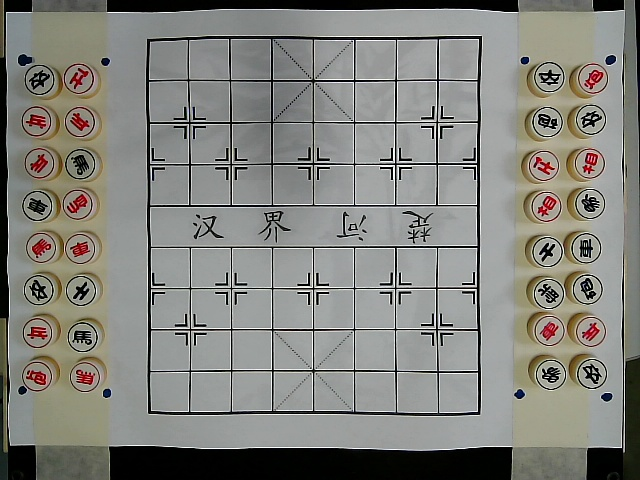
#> input picture vision/02_vision_layout/test1558857706.1279004.jpg, 640 x 480 px, given in place of the camera
$ python 02_circle_params.py
#> lines starting #> are read from the running program, lines starting #| are printed output that depends on the picture; after the words box and inside, x2 and y2 are one past the last pixel; in counts of white or black regions, pixels touching at a corner belong together
# 调整霍夫圆环检测参数
# trackbar参数范围待调整，否则会导致cv2.HoughCircles参数错误

from __future__ import print_function
import cv2 as cv
import cv2 as cv2
import argparse
import config
import numpy as np

min_value = 1
max_value = 50

minDist = 40
param1  = 30
param2  = 15
minRadius = 16
maxRadius = 18


param1_name = 'minDist'
param2_name = 'param1'
param3_name = 'param2'
param4_name = 'minRadius'
param5_name = 'maxRadius'

def on_param1_thresh_trackbar(val):
    global minDist
    minDist = max(val, 0)
    cv.setTrackbarPos(param1_name, window_trackbar_name, minDist)

def on_param2_thresh_trackbar(val):
    global param1
    param1 = max(val, 0)
    cv.setTrackbarPos(param2_name, window_trackbar_name, param1)

def on_param3_thresh_trackbar(val):
    global param2
    param2 = max(val, 0)
    cv.setTrackbarPos(param3_name, window_trackbar_name, param2)

def on_param4_thresh_trackbar(val):
    global minRadius
    global maxRadius
    minRadius = val
    minRadius = min(maxRadius-1, minRadius)
    cv.setTrackbarPos(param4_name, window_trackbar_name, minRadius)

def on_param5_thresh_trackbar(val):
    global minRadius
    global maxRadius
    maxRadius = val
    maxRadius = max(maxRadius, minRadius+1)
    cv.setTrackbarPos(param5_name, window_trackbar_name, maxRadius)

def perTrans(img_src, points):
    ps_dst = np.float32([[0,0],[0,399],[99, 0],[99,399]])
    ps_src = np.float32(points)
    mat_pers = cv2.getPerspectiveTransform(ps_src, ps_dst)
    img_dst = cv2.warpPerspective(img_src, mat_pers, (100,400))
    # cv2.imshow('rst_image', img_dst)
    return img_dst


parser = argparse.ArgumentParser(description='Code for Thresholding Operations using inRange tutorial.')
parser.add_argument('--camera', help='Camera devide number.', default=0, type=int)
args = parser.parse_args()

cap = cv.VideoCapture(args.camera)

window_trackbar_name = "Params"
cv.namedWindow(window_trackbar_name)
cv.createTrackbar(param1_name, window_trackbar_name, min_value, max_value, on_param1_thresh_trackbar)
cv.createTrackbar(param2_name, window_trackbar_name, min_value, max_value, on_param2_thresh_trackbar)
cv.createTrackbar(param3_name, window_trackbar_name, min_value, max_value, on_param3_thresh_trackbar)
cv.createTrackbar(param4_name, window_trackbar_name, min_value, max_value, on_param4_thresh_trackbar)
cv.createTrackbar(param5_name, window_trackbar_name, min_value, max_value, on_param5_thresh_trackbar)

points_a = config.POS_STORE_A

while True:
    ret, frame = cap.read()
#> frame is the input picture: shape (480, 640, 3); mean B, G, R 124.7, 130.4, 130.4
    if frame is None:
        break

    ret, img = cap.read()
    img = perTrans(img, points_a)
#> in perTrans, `img_dst = cv2.warpPerspective(img_src, mat_pers, (100,400))`:
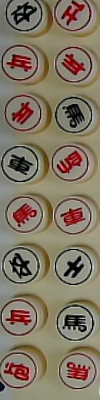
#> img_dst: shape (400, 100, 3); mean B, G, R 100.7, 118.3, 130.6
    cv2.imshow('img',img)
    key = cv.waitKey(30)
#> (key q is pressed here)

    gray=cv2.cvtColor(img,cv2.COLOR_BGR2GRAY)
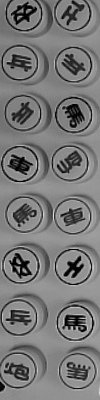
#> gray: shape (400, 100); min 0, max 232, mean 120

    #霍夫变换圆检测
    a,b,c,d,e = minDist, param1, param2, minRadius, maxRadius
    circles= cv2.HoughCircles(gray,cv2.HOUGH_GRADIENT,1,a,param1=b,param2=c,minRadius=d,maxRadius=e)
#> circles = 16 rows, first 8: [73.5, 265.5, 17.4], [72.5, 115.5, 17.4], [71.5, 64.5, 17.4], [78.5, 371.5, 17.4], [21.5, 111.5, 17.4], [18.5, 370.5, 17.4], [24.5, 214.5, 17.4], [73.5, 216.5, 17.4]

    #输出返回值，方便查看类型
    print(circles)
#> (printed output is left out)
    if type(circles) == None.__class__:
        continue

    #输出检测到圆的个数
    print(len(circles[0]))
#| 16

    #根据检测到圆的信息，画出每一个圆
    for circle in circles[0]:
        #圆的基本信息
        print(circle[2])
        #坐标行列(就是圆心)
        x=int(circle[0])
        y=int(circle[1])
        #半径
        r=int(circle[2])
        #在原图用指定颜色圈出圆，参数设定为int所以圈画存在误差
        img=cv2.circle(img,(x,y),r,(0,0,255),1,8,0)
#> this loop made 16 passes
#> (circle, x, y, r) on passes 1 to 12: ([73.5, 265.5, 17.4], 73, 265, 17), ([72.5, 115.5, 17.4], 72, 115, 17), ([71.5, 64.5, 17.4], 71, 64, 17), ([78.5, 371.5, 17.4], 78, 371, 17), ([21.5, 111.5, 17.4], 21, 111, 17), ([18.5, 370.5, 17.4], 18, 370, 17), ([24.5, 214.5, 17.4], 24, 214, 17), ([73.5, 216.5, 17.4], 73, 216, 17), ([70.5, 162.5, 17.4], 70, 162, 17), ([24.5, 13.5, 17.4], 24, 13, 17), ([74.5, 321.5, 17.4], 74, 321, 17), ([18.5, 317.5, 16.35], 18, 317, 16)
#| 17.4
#| 17.4
#| 17.4
#| 17.4
#| 17.4
#| 17.4
#| 17.4
#| 17.4
#> (further printed lines are left out)
#> pass 1, `img=cv2.circle(img,(x,y),r,(0,0,255),1,8,0)`:
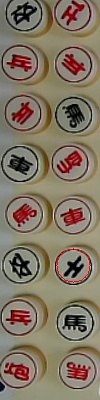
#> img: shape (400, 100, 3); 0.24% of pixels changed, all inside (x1, y1, x2, y2) = (56, 248, 91, 283)
#> pass 2, `img=cv2.circle(img,(x,y),r,(0,0,255),1,8,0)`:
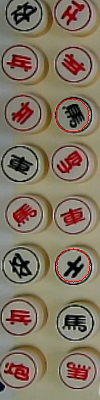
#> img: shape (400, 100, 3); 0.24% of pixels changed, all inside (x1, y1, x2, y2) = (55, 98, 90, 133)
#> pass 3, `img=cv2.circle(img,(x,y),r,(0,0,255),1,8,0)`:
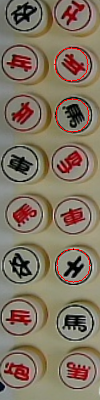
#> img: shape (400, 100, 3); 0.24% of pixels changed, all inside (x1, y1, x2, y2) = (54, 47, 89, 82)
#> after the loop:
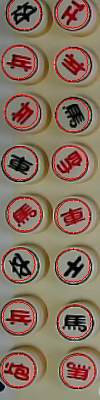
#> img: shape (400, 100, 3); 2.99% of pixels changed, all inside (x1, y1, x2, y2) = (1, 0, 96, 389)
    #显示新图像
    cv2.imshow('Result',img)

    key = cv.waitKey(30)
#> (key q is pressed here)
    if key == ord('q') or key == 27:
        break

cv2.destroyAllWindows()

$ run again, on vision/02_vision_layout/1559015377.3155823.jpg
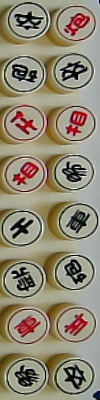
#> input picture vision/02_vision_layout/1559015377.3155823.jpg, 100 x 400 px, given in place of the camera
#> frame is the input picture: shape (400, 100, 3); mean B, G, R 117.6, 137.1, 145.4
#> `gray=cv2.cvtColor(img,cv2.COLOR_BGR2GRAY)`:
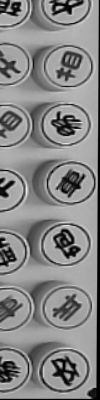
#> gray: shape (400, 100); min 0, max 236, mean 135.1
#> circles = [[75.5, 181.5, 17.4], [60.5, 245.5, 17.4], [70.5, 124.5, 17.4], [72.5, 65.5, 17.4], [69.5, 369.5, 17.4], [6.5, 252.5, 17.4], [72.5, 308.5, 17.4], [5.5, 190.5, 17.4], [61.5, 4.5, 17.4], [10.5, 124.5, 16.35]]
#| [[[ 75.5  181.5   17.4 ]
#|   [ 60.5  245.5   17.4 ]
#|   [ 70.5  124.5   17.4 ]
#|   [ 72.5   65.5   17.4 ]
#|   [ 69.5  369.5   17.4 ]
#|   [  6.5  252.5   17.4 ]
#> (further printed lines are left out)
#| 10
#> the loop `for circle in circles[0]:` made 10 passes
#> (circle, x, y, r) on passes 1 to 8: ([75.5, 181.5, 17.4], 75, 181, 17), ([60.5, 245.5, 17.4], 60, 245, 17), ([70.5, 124.5, 17.4], 70, 124, 17), ([72.5, 65.5, 17.4], 72, 65, 17), ([69.5, 369.5, 17.4], 69, 369, 17), ([6.5, 252.5, 17.4], 6, 252, 17), ([72.5, 308.5, 17.4], 72, 308, 17), ([5.5, 190.5, 17.4], 5, 190, 17)
#> (printed output is left out)
#> after the loop `for circle in circles[0]:`:
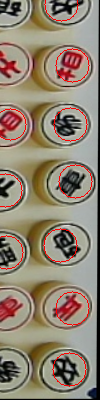
#> img: shape (400, 100, 3); mean B, G, R 114.5, 131.4, 144.7

$ run again, on vision/02_vision_layout/1559015377.3215826.jpg
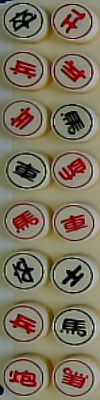
#> input picture vision/02_vision_layout/1559015377.3215826.jpg, 100 x 400 px, given in place of the camera
#> frame is the input picture: shape (400, 100, 3); mean B, G, R 97.3, 117, 127.9
#> `gray=cv2.cvtColor(img,cv2.COLOR_BGR2GRAY)`:
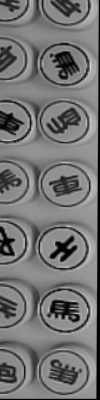
#> gray: shape (400, 100); min 0, max 221, mean 116.5
#> circles = [[58.5, 120.5, 17.4], [69.5, 64.5, 17.4], [57.5, 247.5, 17.4], [8.5, 182.5, 17.4], [58.5, 370.5, 17.4], [7.5, 369.5, 17.4], [7.5, 58.5, 17.4], [7.5, 245.5, 17.4], [5.5, 305.5, 17.4]]
#| [[[ 58.5 120.5  17.4]
#|   [ 69.5  64.5  17.4]
#|   [ 57.5 247.5  17.4]
#|   [  8.5 182.5  17.4]
#|   [ 58.5 370.5  17.4]
#|   [  7.5 369.5  17.4]
#> (further printed lines are left out)
#| 9
#> the loop `for circle in circles[0]:` made 9 passes
#> (circle, x, y) on passes 1 to 8: ([58.5, 120.5, 17.4], 58, 120), ([69.5, 64.5, 17.4], 69, 64), ([57.5, 247.5, 17.4], 57, 247), ([8.5, 182.5, 17.4], 8, 182), ([58.5, 370.5, 17.4], 58, 370), ([7.5, 369.5, 17.4], 7, 369), ([7.5, 58.5, 17.4], 7, 58), ([7.5, 245.5, 17.4], 7, 245)
#> (printed output is left out)
#> after the loop `for circle in circles[0]:`:
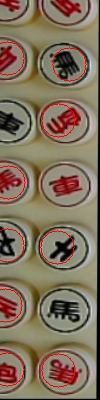
#> img: shape (400, 100, 3); mean B, G, R 92.8, 112.9, 129.4
